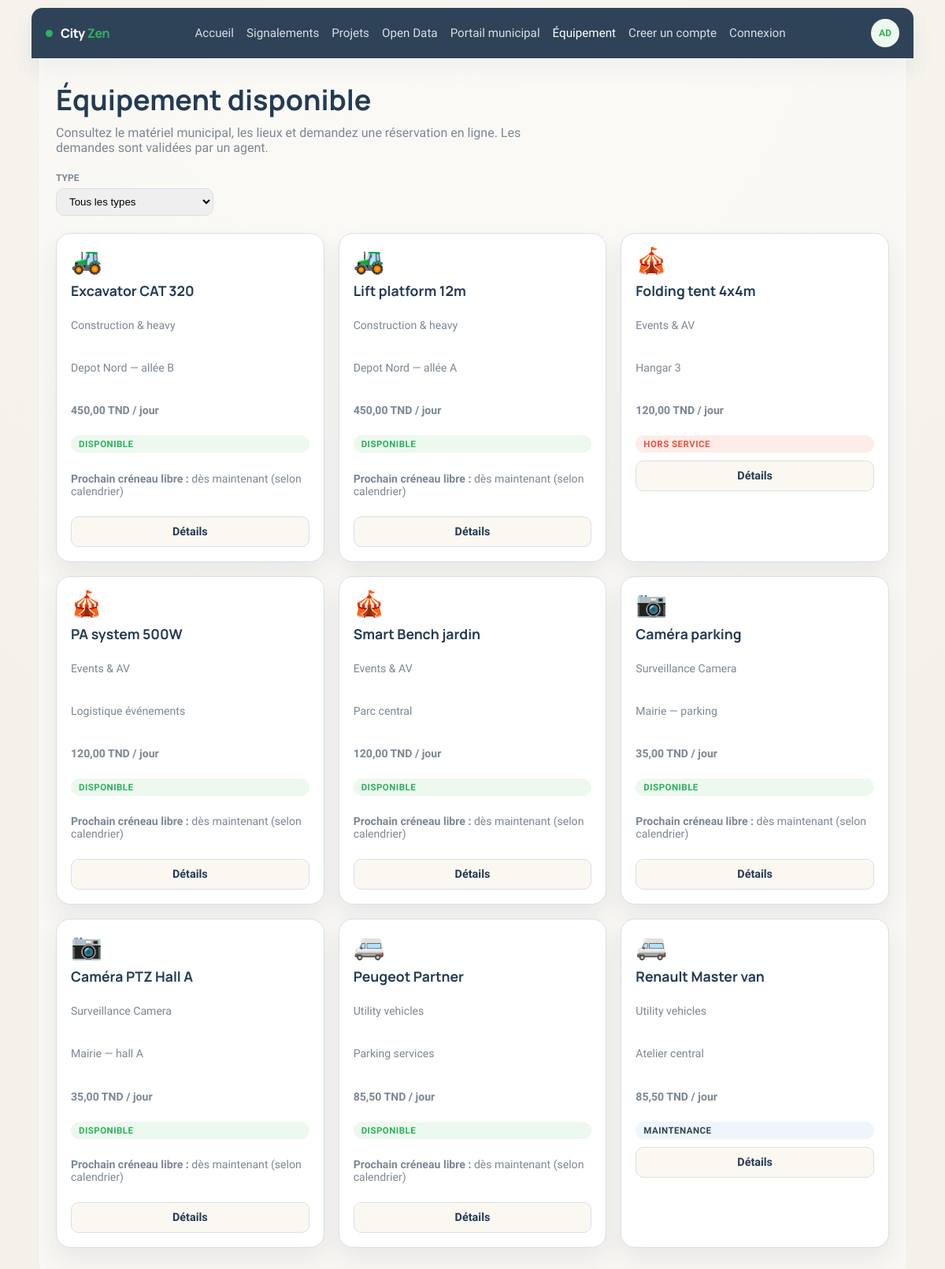
The page /equipment/index.php on the database its author committed.
### tables this page shows
CREATE TABLE equipment (
    id               INT UNSIGNED AUTO_INCREMENT PRIMARY KEY,
    name             VARCHAR(150)    NOT NULL,
    status           ENUM('available','reserved','maintenance','out_of_service') NOT NULL DEFAULT 'available',
    location         VARCHAR(255)    NOT NULL DEFAULT '',
    type_id          INT UNSIGNED    NOT NULL,
    price_per_day    DECIMAL(10,2)   NOT NULL DEFAULT 0.00,
    last_maintenance DATE            NULL,
    latitude         DECIMAL(10,8)   NULL,
    longitude        DECIMAL(11,8)   NULL,
    CONSTRAINT fk_equipment_type
        FOREIGN KEY (type_id) REFERENCES type_equipment(id)
        ON DELETE RESTRICT ON UPDATE CASCADE
);

CREATE TABLE type_equipment (
    id                                   INT UNSIGNED AUTO_INCREMENT PRIMARY KEY,
    category_name                        VARCHAR(150)     NOT NULL,
    icon                                 VARCHAR(64)      NOT NULL DEFAULT '📦',
    daily_cost                           DECIMAL(10,2)    NOT NULL DEFAULT 0.00,
    warranty_months                      TINYINT UNSIGNED NOT NULL DEFAULT 12,
    default_maintenance_frequency_months TINYINT UNSIGNED NOT NULL DEFAULT 6
);

### equipment/index.php (called while the page is built, shortened)
<?php
require __DIR__ . '/app/controllers/EquipmentCatalogController.php';
require __DIR__ . '/app/views/equipment/index.php';

### equipment/app/controllers/EquipmentCatalogController.php (called while the page is built, shortened)
<?php
require_once dirname(__DIR__, 3) . '/model/db.php';
require_once dirname(__DIR__, 3) . '/equipment/backoffice/app/models/Equipment.php';
require_once dirname(__DIR__, 3) . '/equipment/backoffice/app/models/Reservation.php';
$pdo = cityzen_db();
$equipment = new Equipment($pdo);
$reservations = new Reservation($pdo);
$typeId = isset($_GET['type']) ? (int) $_GET['type'] : null;
$rows = $equipment->allWithType($typeId, null, null);

### equipment/backoffice/app/models/Equipment.php (called while the page is built, shortened)
<?php
class Equipment
{
    private $pdo;
    public function __construct(PDO $pdo)
    {
        $this->pdo = $pdo;
    }
    public function allWithType(?int $typeId = null, ?string $status = null, ?string $location = null): array
    {
        $sql = 'SELECT e.id, e.name, e.status, e.location, e.type_id, e.price_per_day, e.last_maintenance, e.latitude, e.longitude,
                       t.category_name AS type_category_name, t.icon AS type_icon, t.daily_cost AS type_daily_cost
                FROM equipment e
                INNER JOIN type_equipment t ON t.id = e.type_id
                WHERE 1=1';
        $params = [];
        $sql .= ' ORDER BY t.category_name ASC, e.name ASC';
        $stmt = $this->pdo->prepare($sql);
        $stmt->execute($params);
        return $stmt->fetchAll();
    }
}

### equipment/backoffice/app/models/Reservation.php (called while the page is built, shortened)
<?php
class Reservation
{
    private $pdo;
    public function __construct(PDO $pdo)
    {
        $this->pdo = $pdo;
    }
    public function latestBlockingEnd(int $equipmentId): ?string
    {
        $stmt = $this->pdo->prepare(
            'SELECT MAX(end_date) AS mx FROM reservation
             WHERE equipment_id = :eq AND status IN (\'pending\',\'approved\') AND end_date > NOW()'
        );
        $stmt->execute([':eq' => $equipmentId]);
        $mx = $stmt->fetchColumn();
        if ($mx === false || $mx === null) {
            return null;
        }
        return (string) $mx;
    }
}

### equipment/app/views/equipment/index.php (the view, shortened to what this page needs)
<?php
require dirname(__DIR__, 3) . '/includes/shell_start.php';
?>
  <h1 class="eq-page-title">Équipement disponible</h1>
  <p class="eq-page-lead">Consultez le matériel municipal, les lieux et demandez une réservation en ligne. Les demandes sont validées par un agent.</p>
  <form class="eq-toolbar" method="get" action="">
    <label>
      Type
      <select name="type" onchange="this.form.submit()">
        <option value="">Tous les types</option>
      </select>
    </label>
  </form>
  <div class="eq-cards">
    <?php foreach ($rows as $row): ?>
      <?php
        $st = (string) $row['status'];
        $badgeClass = match ($st) {
            'available' => 'eq-badge--available',
            'reserved' => 'eq-badge--reserved',
            'maintenance' => 'eq-badge--maintenance',
            default => 'eq-badge--out',
        };
        $stLabel = match ($st) {
            'available' => 'Disponible',
            'reserved' => 'En utilisation',
            'maintenance' => 'Maintenance',
            'out_of_service' => 'Hors service',
            default => $st,
        };
        $nextBlock = $reservations->latestBlockingEnd((int) $row['id']);
        ?>
      <article class="eq-card">
        <div class="eq-card-icon"><?= htmlspecialchars((string) ($row['type_icon'] ?? '📦'), ENT_QUOTES, 'UTF-8') ?></div>
        <h2><?= htmlspecialchars((string) $row['name'], ENT_QUOTES, 'UTF-8') ?></h2>
        <p class="eq-card-meta"><?= htmlspecialchars((string) $row['type_category_name'], ENT_QUOTES, 'UTF-8') ?></p>
        <p class="eq-card-meta"><?= htmlspecialchars((string) $row['location'], ENT_QUOTES, 'UTF-8') ?></p>
        <p class="eq-card-meta"><strong><?= number_format((float) (($row['price_per_day'] ?? 0) > 0 ? $row['price_per_day'] : ($row['type_daily_cost'] ?? 0)), 2, ',', ' ') ?> TND / jour</strong></p>
        <span class="eq-badge <?= $badgeClass ?>"><?= htmlspecialchars($stLabel, ENT_QUOTES, 'UTF-8') ?></span>
        <?php if ($nextBlock !== null && $st === 'available'): ?>
          <p class="eq-card-meta"><strong>Prochain créneau libre :</strong> après le <?= htmlspecialchars($nextBlock, ENT_QUOTES, 'UTF-8') ?></p>
        <?php elseif ($nextBlock === null && $st === 'available'): ?>
          <p class="eq-card-meta"><strong>Prochain créneau libre :</strong> dès maintenant (selon calendrier)</p>
        <?php endif; ?>
        <a class="eq-btn eq-btn--ghost" href="<?= htmlspecialchars(cityzen_asset('equipment/detail.php?id=' . (int) $row['id']), ENT_QUOTES, 'UTF-8') ?>">Détails</a>
      </article>
    <?php endforeach; ?>
  </div>
<?php require dirname(__DIR__, 3) . '/includes/shell_end.php'; ?>

### assets/css/style.css (style rules this page uses)
:root { --bg: #f4f1ea; --surface: #ffffff; --surface-soft: #fbf8f2; --ink: #243b53; --muted: #7b8794; --line: #d9dfe7; --nav: #2f4358; --green: #2db35d; --green-soft: #edf8ef; --orange: #f08a1f; --orange-soft: #fff2df; --red: #ef523f; --red-soft: #feece8; --blue-soft: #eef5fb; --shadow: 0 14px 30px rgba(29, 53, 87, 0.08); --radius-lg: 18px; --radius-md: 14px; --radius-sm: 10px; }
* { box-sizing: border-box; }
html { scroll-behavior: smooth; }
body { margin: 0; font-family: "Nunito Sans", sans-serif; background: radial-gradient(circle at top, #f8f6f0 0%, var(--bg) 58%); color: var(--ink); }
a { color: inherit; text-decoration: none; }

### assets/css/equipment_public.css (style rules this page uses)
.eq-page-title { font-family: "Manrope", sans-serif; font-size: clamp(1.75rem, 4vw, 2.25rem); margin: 0 0 8px; }
.eq-page-lead { color: var(--muted); margin: 0 0 22px; max-width: 640px; }
.eq-toolbar { display: flex; flex-wrap: wrap; gap: 12px; align-items: flex-end; margin-bottom: 22px; }
.eq-toolbar label { display: flex; flex-direction: column; gap: 6px; font-size: 0.75rem; font-weight: 800; color: var(--muted); text-transform: uppercase; }
.eq-toolbar select { min-width: 200px; padding: 8px 12px; border-radius: var(--radius-sm); border: 1px solid var(--line); }
.eq-cards { display: grid; grid-template-columns: repeat(auto-fill, minmax(260px, 1fr)); gap: 18px; }
.eq-card { background: var(--surface); border: 1px solid var(--line); border-radius: var(--radius-lg); padding: 18px; box-shadow: var(--shadow); display: flex; flex-direction: column; gap: 10px; transition: transform 0.15s ease, box-shadow 0.15s ease; }
.eq-card-icon { font-size: 2rem; line-height: 1; }
.eq-card h2 { margin: 0; font-size: 1.1rem; font-family: "Manrope", sans-serif; }
.eq-card-meta { font-size: 0.88rem; color: var(--muted); }
.eq-badge { display: inline-block; padding: 4px 10px; border-radius: 999px; font-size: 0.72rem; font-weight: 800; text-transform: uppercase; letter-spacing: 0.04em; }
.eq-badge--available { background: var(--green-soft); color: var(--green); }
.eq-badge--maintenance { background: var(--blue-soft); color: var(--nav); }
.eq-badge--out { background: var(--red-soft); color: var(--red); }
.eq-btn { display: inline-flex; align-items: center; justify-content: center; gap: 8px; padding: 10px 18px; border-radius: var(--radius-sm); font-weight: 800; border: none; cursor: pointer; text-decoration: none; font-size: 0.9rem; }
.eq-btn--ghost { background: var(--surface-soft); color: var(--ink); border: 1px solid var(--line); }

### rows shown on the page
equipment: type.icon "🚜", name "Excavator CAT 320", type.category_name "Construction & heavy", location "Depot Nord — allée B", price_per_day "450,00", status "DISPONIBLE", shows "Prochain créneau libre :"
equipment: type.icon "🚜", name "Lift platform 12m", type.category_name "Construction & heavy", location "Depot Nord — allée A", price_per_day "450,00", status "DISPONIBLE", shows "Prochain créneau libre :"
equipment: type.icon "🎪", name "Folding tent 4x4m", type.category_name "Events & AV", location "Hangar 3", price_per_day "120,00", status "HORS SERVICE"
equipment: type.icon "🎪", name "PA system 500W", type.category_name "Events & AV", location "Logistique événements", price_per_day "120,00", status "DISPONIBLE", shows "Prochain créneau libre :"
equipment: type.icon "🎪", name "Smart Bench jardin", type.category_name "Events & AV", location "Parc central", price_per_day "120,00", status "DISPONIBLE", shows "Prochain créneau libre :"
equipment: type.icon "📷", name "Caméra parking", type.category_name "Surveillance Camera", location "Mairie — parking", price_per_day "35,00", status "DISPONIBLE", shows "Prochain créneau libre :"
equipment: type.icon "📷", name "Caméra PTZ Hall A", type.category_name "Surveillance Camera", location "Mairie — hall A", price_per_day "35,00", status "DISPONIBLE", shows "Prochain créneau libre :"
equipment: type.icon "🚐", name "Peugeot Partner", type.category_name "Utility vehicles", location "Parking services", price_per_day "85,50", status "DISPONIBLE", shows "Prochain créneau libre :"
equipment: type.icon "🚐", name "Renault Master van", type.category_name "Utility vehicles", location "Atelier central", price_per_day "85,50", status "MAINTENANCE"

### other values the page prints
$item['label'] "Accueil"
$item['label'] "Signalements"
$item['label'] "Projets"
$item['label'] "Open Data"
$item['label'] "Portail municipal"
$item['label'] "Équipement"
$item['label'] "Creer un compte"
$item['label'] "Connexion"
cityzen_user_initials() "AD"
